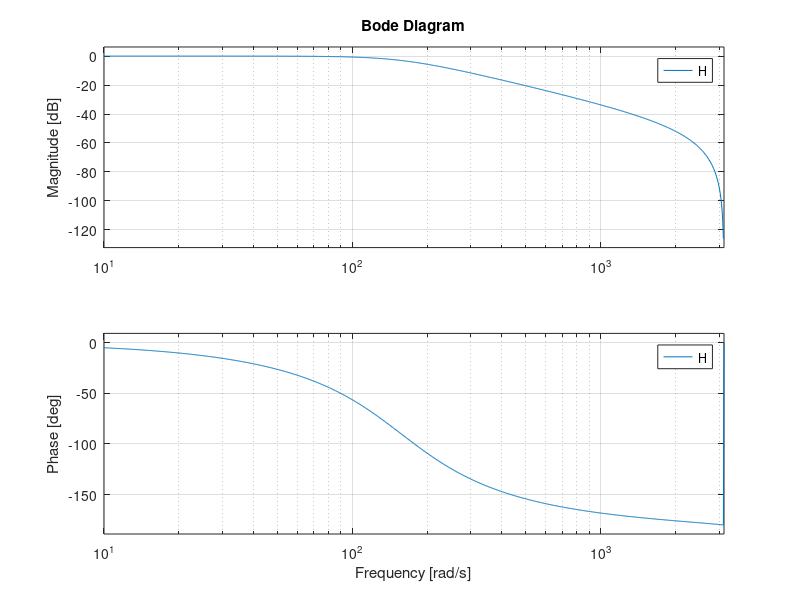

The MATLAB source for this figure: (Note: this script raises an error after producing the figure.)
clc
clear all
close all
fm_fd = 1000;
fn = fm_fd/2;
[num den] = butter(2,25/fn,'low');
H = tf(num,den,1/fm_fd);
bode(H)
[mag,phase,wout] = bode(Hd)
dbmag = 20*log10(mag)
figure('Units','inches','Position',[3 3 6 2],'PaperPositionMode','auto');
plot(wout(:,1),dbmag(:,1),'r','LineWidth',1)
grid on
set(gca,...
'Units','normalized',...
'FontUnits','points',...
'FontWeight','normal',...
'FontSize',9,...
'FontName','Times');
ylabel({'Magnitud [dB]'},...
'FontUnits','points',...
'interpreter','latex',...
'FontSize',9,...
'FontName','Times')
xlabel('Frecuencia(Hz)',...
'FontUnits','points',...
'FontWeight','normal',...
'FontSize',9,...
'FontName','Times')
legend({'$Magnitud(dB)$'},...
'FontUnits','points',...
'interpreter','latex',...
'FontSize',9,...
'FontName','Times',...
'Orientation','horizontal',...
'Location','bestoutside')
print -dpdf bode.pdf